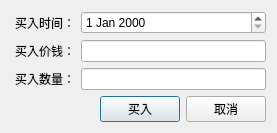
<?xml version="1.0" encoding="UTF-8"?>
<ui version="4.0">
 <class>JKBuyStockCodeWgt</class>
 <widget class="QDialog" name="JKBuyStockCodeWgt">
  <property name="geometry">
   <rect>
    <x>0</x>
    <y>0</y>
    <width>277</width>
    <height>123</height>
   </rect>
  </property>
  <property name="windowTitle">
   <string>买入股票</string>
  </property>
  <layout class="QFormLayout" name="formLayout">
   <property name="sizeConstraint">
    <enum>QLayout::SetDefaultConstraint</enum>
   </property>
   <property name="fieldGrowthPolicy">
    <enum>QFormLayout::AllNonFixedFieldsGrow</enum>
   </property>
   <property name="rowWrapPolicy">
    <enum>QFormLayout::DontWrapRows</enum>
   </property>
   <property name="labelAlignment">
    <set>Qt::AlignCenter</set>
   </property>
   <property name="formAlignment">
    <set>Qt::AlignHCenter|Qt::AlignTop</set>
   </property>
   <property name="leftMargin">
    <number>15</number>
   </property>
   <item row="0" column="0">
    <widget class="QLabel" name="label">
     <property name="text">
      <string>买入时间：</string>
     </property>
    </widget>
   </item>
   <item row="1" column="0">
    <widget class="QLabel" name="label_3">
     <property name="text">
      <string>买入价钱：</string>
     </property>
    </widget>
   </item>
   <item row="1" column="1">
    <widget class="QLineEdit" name="lEditPrice"/>
   </item>
   <item row="2" column="1">
    <widget class="QLineEdit" name="lEdtCount"/>
   </item>
   <item row="3" column="0" colspan="2">
    <layout class="QHBoxLayout" name="horizontalLayout">
     <item>
      <spacer name="horizontalSpacer">
       <property name="orientation">
        <enum>Qt::Horizontal</enum>
       </property>
       <property name="sizeHint" stdset="0">
        <size>
         <width>40</width>
         <height>20</height>
        </size>
       </property>
      </spacer>
     </item>
     <item>
      <widget class="QPushButton" name="pBtnOK">
       <property name="text">
        <string>买入</string>
       </property>
      </widget>
     </item>
     <item>
      <widget class="QPushButton" name="pBtnCancel">
       <property name="text">
        <string>取消</string>
       </property>
      </widget>
     </item>
    </layout>
   </item>
   <item row="2" column="0">
    <widget class="QLabel" name="label_2">
     <property name="text">
      <string>买入数量：</string>
     </property>
    </widget>
   </item>
   <item row="0" column="1">
    <widget class="QDateEdit" name="lEditDate">
     <property name="buttonSymbols">
      <enum>QAbstractSpinBox::UpDownArrows</enum>
     </property>
    </widget>
   </item>
  </layout>
 </widget>
 <resources/>
 <connections/>
</ui>
